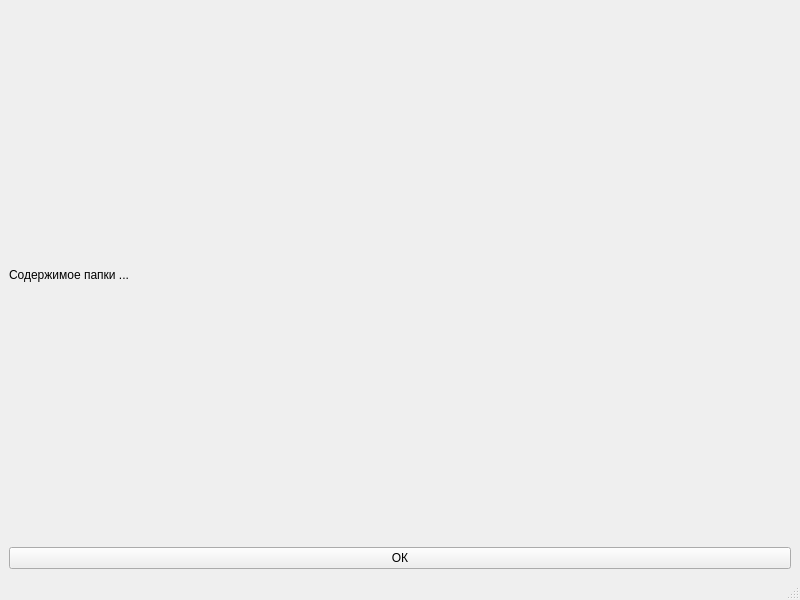
<?xml version="1.0" encoding="UTF-8"?>
<ui version="4.0">
 <class>MainWindow</class>
 <widget class="QMainWindow" name="MainWindow">
  <property name="geometry">
   <rect>
    <x>0</x>
    <y>0</y>
    <width>800</width>
    <height>600</height>
   </rect>
  </property>
  <property name="windowTitle">
   <string>MainWindow</string>
  </property>
  <widget class="QWidget" name="centralwidget">
   <layout class="QVBoxLayout" name="verticalLayout">
    <item>
     <widget class="QLabel" name="label">
      <property name="text">
       <string>Содержимое папки ...</string>
      </property>
     </widget>
    </item>
    <item>
     <widget class="QPushButton" name="pushButton">
      <property name="text">
       <string>ОК</string>
      </property>
     </widget>
    </item>
   </layout>
  </widget>
  <widget class="QMenuBar" name="menubar">
   <property name="geometry">
    <rect>
     <x>0</x>
     <y>0</y>
     <width>800</width>
     <height>26</height>
    </rect>
   </property>
  </widget>
  <widget class="QStatusBar" name="statusbar"/>
 </widget>
 <resources/>
 <connections/>
</ui>
